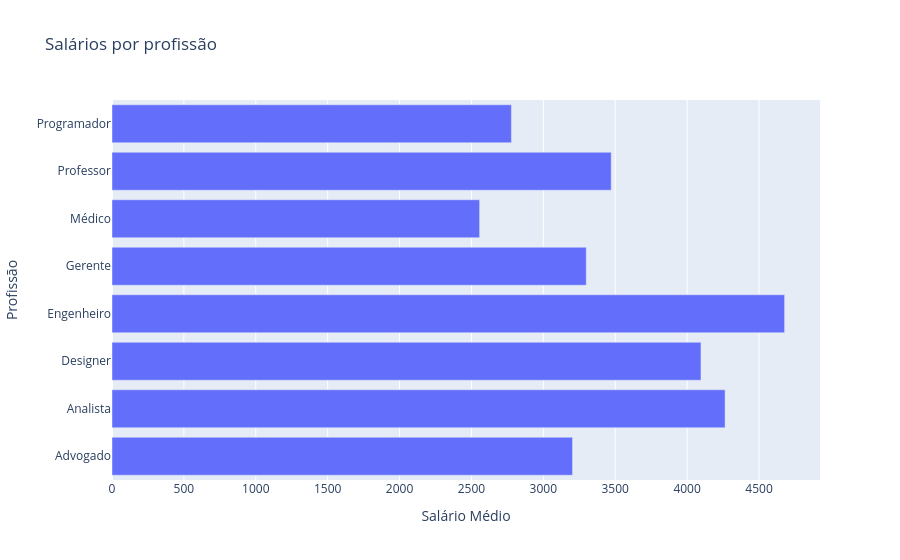

Source (notebook cell):
### Markdown cell above
Plotando gráfico de barras horizontais com a média dos salários por profissão

### Code cell
#Agrupando e calculando a média salarial por profissão
salario_por_profissao = df.groupby('Profissão')['Salário'].mean().reset_index() # Agrupar por profissão e calcular a média salarial'
#Criando gráfico de barras horizontais
fig = px.bar(salario_por_profissao, x='Salário', y='Profissão', orientation='h', title='Salários por profissão', labels={'Salário': 'Salário Médio', 'Profissão': 'Profissão'})
#Exibir o gráfico
fig.show()

### Figure 1 — Plotly figure (JSON) as saved in the notebook; plotly's stock layout.template omitted (floating-point values rounded to 4 significant figures)
{"data": [{"hovertemplate": "Salário Médio=%{x}<br>Profissão=%{y}<extra></extra>", "legendgroup": "", "marker": {"color": "#636efa", "pattern": {"shape": ""}}, "name": "", "orientation": "h", "showlegend": false, "textposition": "auto", "type": "bar", "x": [3203.0, 4264.0, 4096.0, 4678.0, 3298.0, 2557.0, 3472.0, 2778.0], "xaxis": "x", "y": ["Advogado", "Analista", "Designer", "Engenheiro", "Gerente", "Médico", "Professor", "Programador"], "yaxis": "y"}], "layout": {"barmode": "relative", "legend": {"tracegroupgap": 0}, "title": {"text": "Salários por profissão"}, "xaxis": {"anchor": "y", "domain": [0, 1], "title": {"text": "Salário Médio"}}, "yaxis": {"anchor": "x", "domain": [0, 1], "title": {"text": "Profissão"}}}}
